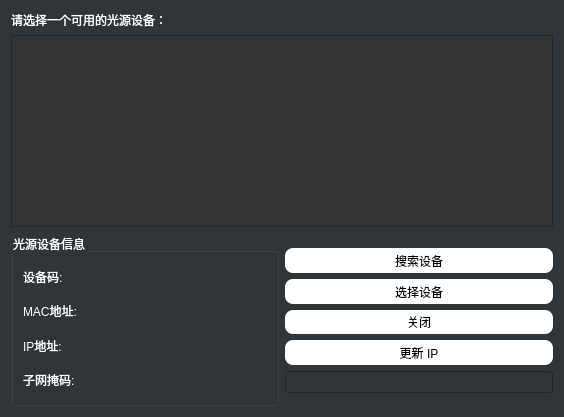
<?xml version="1.0" encoding="UTF-8"?>
<ui version="4.0">
 <class>ins_devicechoose</class>
 <widget class="QDialog" name="ins_devicechoose">
  <property name="geometry">
   <rect>
    <x>0</x>
    <y>0</y>
    <width>564</width>
    <height>417</height>
   </rect>
  </property>
  <property name="windowTitle">
   <string>Dialog</string>
  </property>
  <property name="styleSheet">
   <string notr="true">background-color: #303539</string>
  </property>
  <layout class="QGridLayout" name="gridLayout">
   <item row="0" column="0" colspan="2">
    <layout class="QVBoxLayout" name="verticalLayout_3">
     <item>
      <widget class="QLabel" name="label">
       <property name="styleSheet">
        <string notr="true">color: rgb(255, 255, 255);</string>
       </property>
       <property name="text">
        <string>请选择一个可用的光源设备：</string>
       </property>
      </widget>
     </item>
     <item>
      <widget class="QListWidget" name="listW_Devices">
       <property name="sizePolicy">
        <sizepolicy hsizetype="Preferred" vsizetype="Fixed">
         <horstretch>0</horstretch>
         <verstretch>0</verstretch>
        </sizepolicy>
       </property>
       <property name="styleSheet">
        <string notr="true"> background-color: #333333; </string>
       </property>
      </widget>
     </item>
    </layout>
   </item>
   <item row="1" column="0">
    <widget class="QGroupBox" name="groupBox_2">
     <property name="sizePolicy">
      <sizepolicy hsizetype="Preferred" vsizetype="Preferred">
       <horstretch>0</horstretch>
       <verstretch>0</verstretch>
      </sizepolicy>
     </property>
     <property name="styleSheet">
      <string notr="true">color: rgb(255, 255, 255);</string>
     </property>
     <property name="title">
      <string>光源设备信息</string>
     </property>
     <layout class="QVBoxLayout" name="verticalLayout_2">
      <item>
       <layout class="QHBoxLayout" name="horizontalLayout_7" stretch="3,8">
        <item>
         <widget class="QLabel" name="label_11">
          <property name="text">
           <string>设备码:</string>
          </property>
         </widget>
        </item>
        <item>
         <widget class="QLabel" name="deviceDescription">
          <property name="sizePolicy">
           <sizepolicy hsizetype="Preferred" vsizetype="Expanding">
            <horstretch>0</horstretch>
            <verstretch>0</verstretch>
           </sizepolicy>
          </property>
          <property name="text">
           <string/>
          </property>
         </widget>
        </item>
       </layout>
      </item>
      <item>
       <layout class="QHBoxLayout" name="horizontalLayout_8" stretch="3,8">
        <item>
         <widget class="QLabel" name="label_8">
          <property name="text">
           <string>MAC地址:</string>
          </property>
         </widget>
        </item>
        <item>
         <widget class="QLabel" name="deviceMac">
          <property name="sizePolicy">
           <sizepolicy hsizetype="Expanding" vsizetype="Expanding">
            <horstretch>0</horstretch>
            <verstretch>0</verstretch>
           </sizepolicy>
          </property>
          <property name="text">
           <string/>
          </property>
         </widget>
        </item>
       </layout>
      </item>
      <item>
       <layout class="QHBoxLayout" name="horizontalLayout_9" stretch="3,8">
        <item>
         <widget class="QLabel" name="label_9">
          <property name="text">
           <string>IP地址:</string>
          </property>
         </widget>
        </item>
        <item>
         <widget class="QLabel" name="deviceIP">
          <property name="sizePolicy">
           <sizepolicy hsizetype="Expanding" vsizetype="Expanding">
            <horstretch>0</horstretch>
            <verstretch>0</verstretch>
           </sizepolicy>
          </property>
          <property name="text">
           <string/>
          </property>
         </widget>
        </item>
       </layout>
      </item>
      <item>
       <layout class="QHBoxLayout" name="horizontalLayout_10" stretch="3,8">
        <item>
         <widget class="QLabel" name="label_10">
          <property name="text">
           <string>子网掩码:</string>
          </property>
         </widget>
        </item>
        <item>
         <widget class="QLabel" name="deviceSubnet">
          <property name="sizePolicy">
           <sizepolicy hsizetype="Expanding" vsizetype="Expanding">
            <horstretch>0</horstretch>
            <verstretch>0</verstretch>
           </sizepolicy>
          </property>
          <property name="text">
           <string/>
          </property>
         </widget>
        </item>
       </layout>
      </item>
     </layout>
    </widget>
   </item>
   <item row="1" column="1">
    <layout class="QVBoxLayout" name="verticalLayout">
     <item>
      <spacer name="verticalSpacer">
       <property name="orientation">
        <enum>Qt::Vertical</enum>
       </property>
       <property name="sizeType">
        <enum>QSizePolicy::Fixed</enum>
       </property>
       <property name="sizeHint" stdset="0">
        <size>
         <width>20</width>
         <height>15</height>
        </size>
       </property>
      </spacer>
     </item>
     <item>
      <widget class="QPushButton" name="PB_Search">
       <property name="sizePolicy">
        <sizepolicy hsizetype="Expanding" vsizetype="Expanding">
         <horstretch>0</horstretch>
         <verstretch>0</verstretch>
        </sizepolicy>
       </property>
       <property name="styleSheet">
        <string notr="true">#PB_Search
{
border-radius:8px;
color: #000000;
background-color: #ffffff;
 

}

#PB_Search::hover
{	
color: #FFFFFF;

background-color: #1781b5;

}

#PB_Search::pressed,QPushButton::checked
{
    color: #FFFFFF;
   background-color: #718093;
}</string>
       </property>
       <property name="text">
        <string>搜索设备</string>
       </property>
      </widget>
     </item>
     <item>
      <widget class="QPushButton" name="PB_Select">
       <property name="sizePolicy">
        <sizepolicy hsizetype="Expanding" vsizetype="Expanding">
         <horstretch>0</horstretch>
         <verstretch>0</verstretch>
        </sizepolicy>
       </property>
       <property name="styleSheet">
        <string notr="true">#PB_Select
{
border-radius:8px;
color: #000000;
 background-color: #ffffff; 

}

#PB_Select::hover
{	
color: #FFFFFF;

background-color: #1781b5;

}

#PB_Select::pressed,QPushButton::checked
{
    color: #FFFFFF;
   background-color: #718093;
}</string>
       </property>
       <property name="text">
        <string>选择设备</string>
       </property>
      </widget>
     </item>
     <item>
      <widget class="QPushButton" name="PB_Close">
       <property name="sizePolicy">
        <sizepolicy hsizetype="Expanding" vsizetype="Expanding">
         <horstretch>0</horstretch>
         <verstretch>0</verstretch>
        </sizepolicy>
       </property>
       <property name="styleSheet">
        <string notr="true">#PB_Close
{
border-radius:8px;
color: #000000;
 background-color: #ffffff; 

}

#PB_Close::hover
{	
color: #FFFFFF;

background-color: #1781b5;

}

#PB_Close::pressed,QPushButton::checked
{
    color: #FFFFFF;
   background-color: #718093;
}</string>
       </property>
       <property name="text">
        <string>关闭</string>
       </property>
      </widget>
     </item>
     <item>
      <widget class="QPushButton" name="handipBtn">
       <property name="sizePolicy">
        <sizepolicy hsizetype="Expanding" vsizetype="Expanding">
         <horstretch>0</horstretch>
         <verstretch>0</verstretch>
        </sizepolicy>
       </property>
       <property name="styleSheet">
        <string notr="true">#handipBtn
{
border-radius:8px;
color: #000000;
 background-color: #ffffff; 

}

#handipBtn::hover
{	
color: #FFFFFF;

background-color: #1781b5;

}

#handipBtn::pressed,QPushButton::checked
{
    color: #FFFFFF;
   background-color: #718093;
}</string>
       </property>
       <property name="text">
        <string>更新 IP</string>
       </property>
      </widget>
     </item>
     <item>
      <widget class="QLineEdit" name="LineUpdateIp">
       <property name="styleSheet">
        <string notr="true">color:#ffffff;</string>
       </property>
      </widget>
     </item>
     <item>
      <spacer name="verticalSpacer_2">
       <property name="orientation">
        <enum>Qt::Vertical</enum>
       </property>
       <property name="sizeType">
        <enum>QSizePolicy::Fixed</enum>
       </property>
       <property name="sizeHint" stdset="0">
        <size>
         <width>20</width>
         <height>13</height>
        </size>
       </property>
      </spacer>
     </item>
    </layout>
   </item>
  </layout>
 </widget>
 <resources/>
 <connections/>
</ui>
